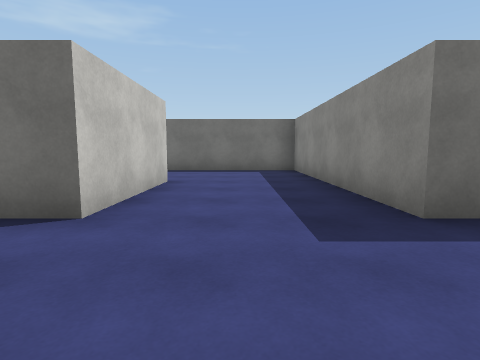
View 1 (above)

24 first-person views from a walk through a Unity game level. The camera is 1.2 m above the floor, tilts 6° down and sees 80° across. The floor is counted in squares, 2 m on a side. Each view is taken from the middle of a square. On the plan, view 1 faces up. The plan holds only what a view shows up to about 9 squares ahead; the rest is blank. The place goes on beyond the plan. The player is left out. Surface patterns are stand-ins for the level's own textures.

View 2
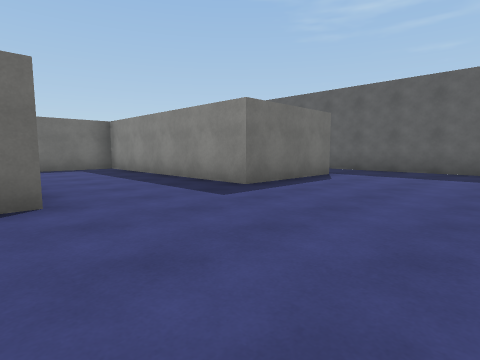

View 3
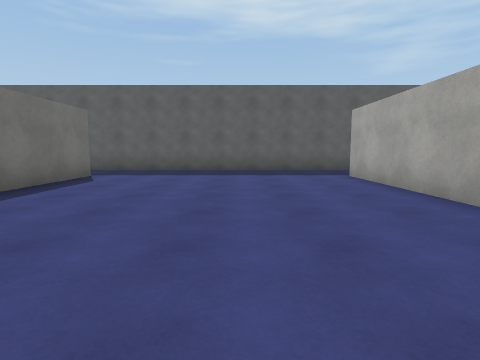

View 4
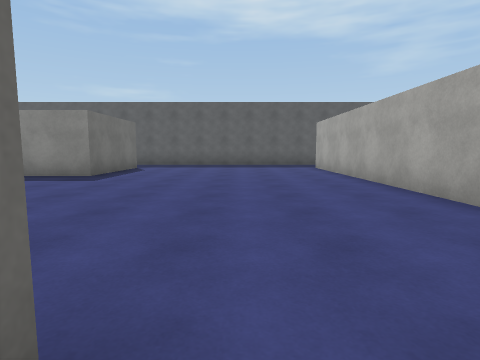

View 5
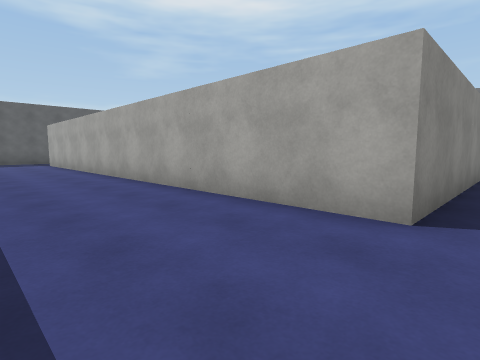

View 6
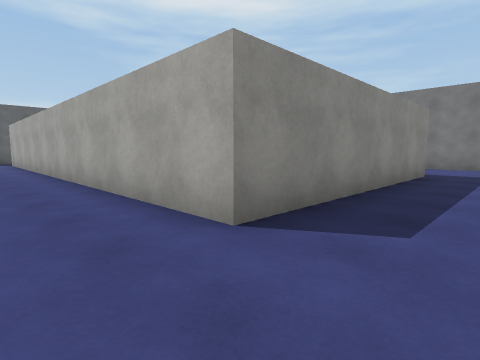

View 7
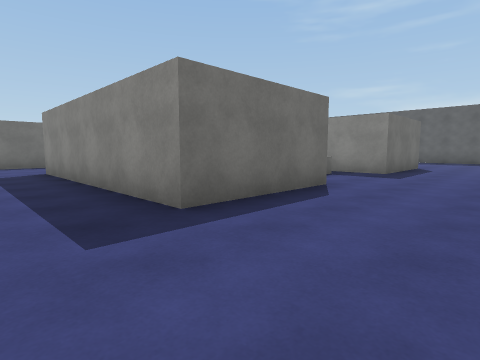

View 8
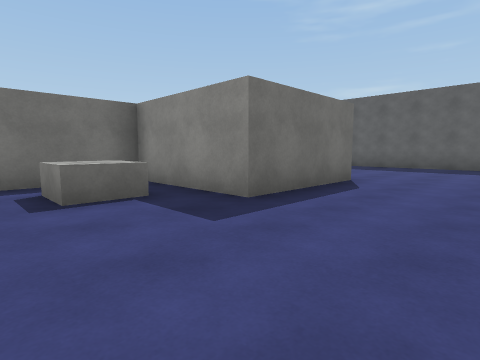

View 9
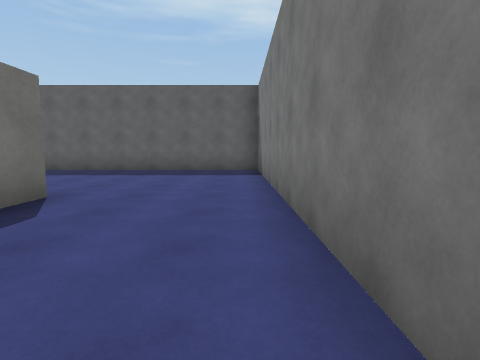

View 10
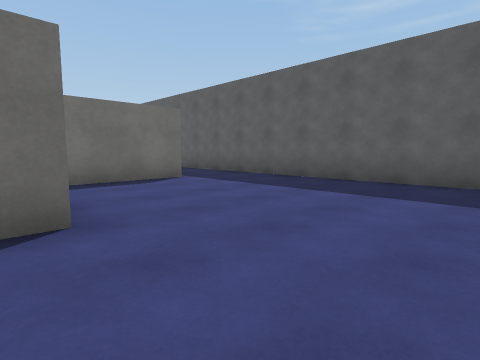

View 11
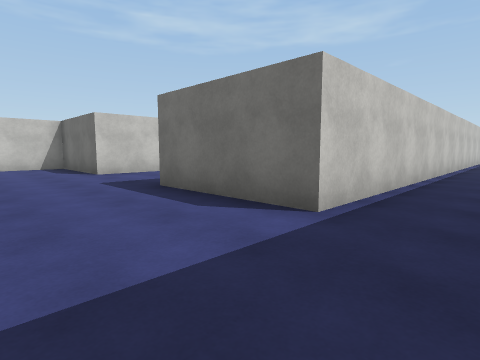

View 12
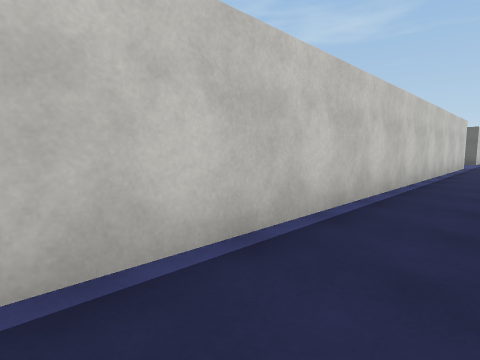

View 13
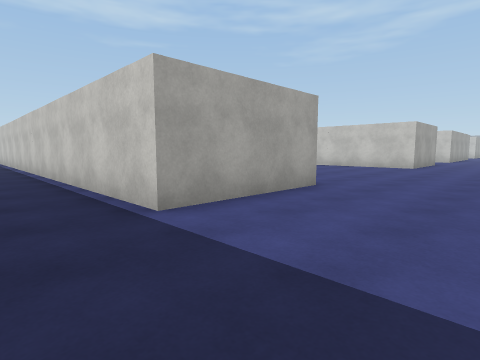

View 14
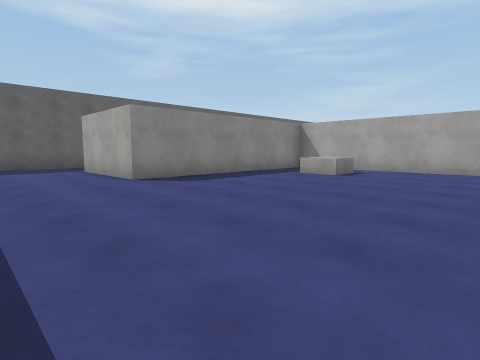

View 15
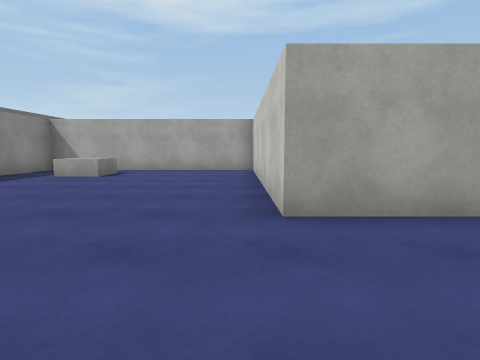

View 16
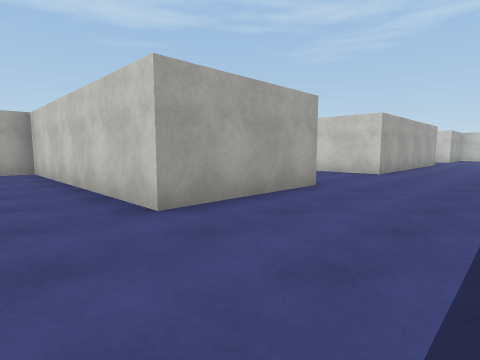

View 17
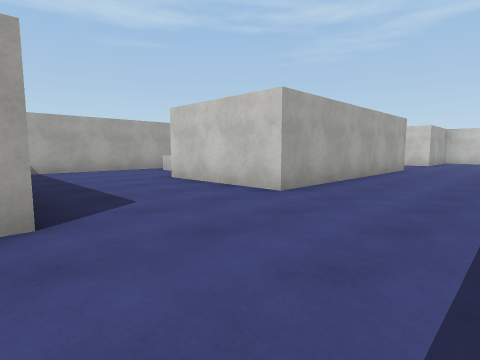

View 18
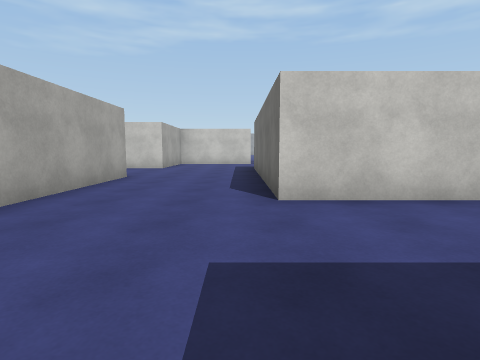

View 19
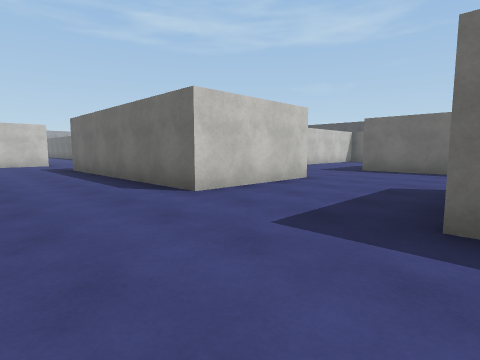

View 20
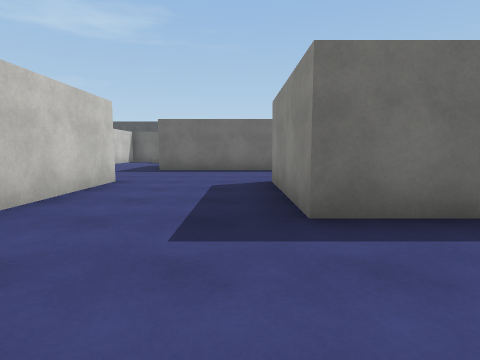

View 21
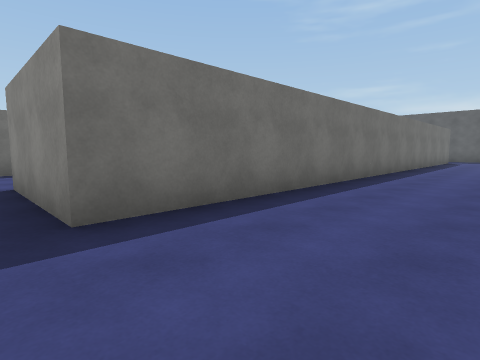

View 22
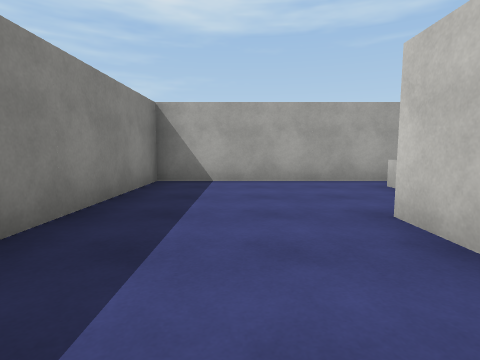

View 23
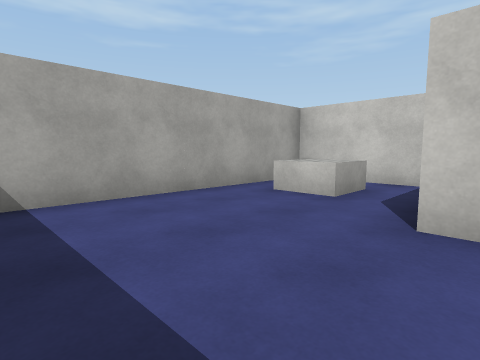

View 24
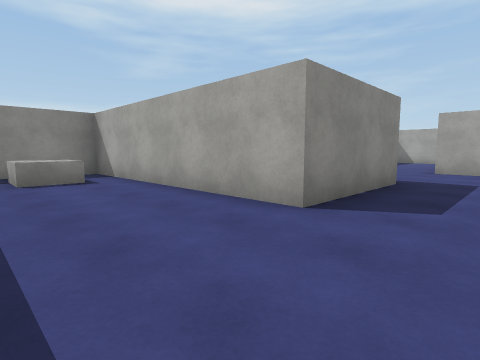

### Floor plan
Points are (right, up) in squares from view 1. A wall is a line through its corners. A room is listed if a view was taken in it or the views show most of it. See-through windows are left out.
Room 1 (views 1, 2, 3, 4, 5, 6, 7, 8, 9, 10, 11, 12)
walls: (-1.4, 5.5) (-1.4, 2.5) (-4.4, 2.5) (-4.4, 0.9); (-4.4, -9.5) (-7.4, -9.5) (-7.4, -3.5) (4.6, -3.5); (1.6, -9.5) (-1.4, -9.5) (-1.4, -6.5) (-3.6, -6.5); (-8.1, -12.5) (-6.8, -12.5); (4.6, -6.5) (2.2, -6.5); (-1.5, -12.5) (6.6, -12.5) (6.6, 3.5); (4.6, 17.5) (4.6, 2.5) (1.6, 2.5) (1.6, 8.5) (-2.2, 8.5)
ways out: opening at (5.5, 17) to room 2
objects: block (-3, -8)
Room 2 (views 13, 14, 15, 16, 17, 18, 19, 20, 21, 22, 23, 24)
walls: (-7.5, 17.5) (-4.4, 17.5) (-4.4, 11.5) (1.6, 11.5) (1.6, 17.5) (4.6, 17.5); (-13.4, 23.5) (-13.4, 20.5) (-19.4, 20.5); (-13.4, 13.9) (-13.4, 11.5) (-7.4, 11.5) (-7.4, 15.1); (-16.5, 17.5) (-10.4, 17.5) (-10.4, 14.4); (-0.6, 20.5) (-10.4, 20.5) (-10.4, 23.5) (-4.4, 23.5) (-4.4, 25.4); (6.6, 17.8) (6.6, 19.1)
ways out: opening at (5.5, 17) to room 1
objects: block (-12, 13); block (-6, 25); block (0, 13)

Positions as (right, up) in squares from view 1, and headings:
1: (0, 0), facing up
2: (-2, -1), facing up-right
3: (-2, -1), facing right
4: (-5, -1), facing right
5: (-8, -1), facing down-right
6: (-9, -2), facing down-right
7: (-9, -12), facing up-right
8: (-4, -12), facing up-right
9: (-2, -12), facing right
10: (1, -12), facing up-right
11: (6, 0), facing up-left
12: (6, 6), facing up-left
13: (6, 20), facing down-left
14: (-4, 20), facing down-right
15: (-4, 20), facing down
16: (-3, 20), facing down-left
17: (-7, 20), facing down-left
18: (-10, 20), facing left
19: (-10, 18), facing up-left
20: (-11, 18), facing up
21: (-11, 18), facing up-right
22: (-9, 17), facing down
23: (-8, 15), facing down-left
24: (-12, 26), facing down-right
